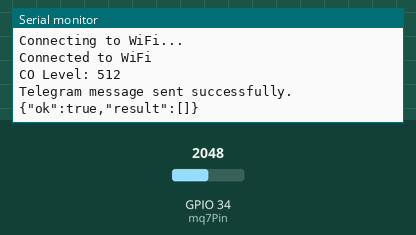
Recording of a sketch running on a simulated ESP32. Shown: the last lines printed to the serial monitor. The inputs (shaded band) are chosen by the test bench; at power-on: GPIO 34 (mq7Pin) = 2048. WiFi joins after 1.5 s; servers stay silent unless stated; web services answer with replies made up by the test bench.

Above: at 3.2 s.
3.3 s: GPIO 34 (mq7Pin) set to 2866
At 7.36 s:
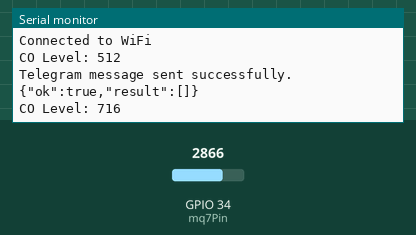
9.1 s: GPIO 34 (mq7Pin) set to 3603
At 13.0 s:
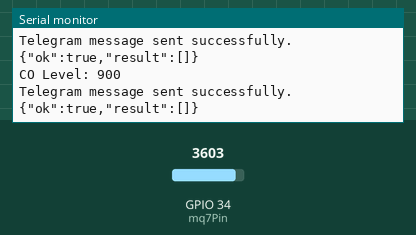
Timing chart, 0 to 14.5 s (numbered marks = the images above; inputs shaded):
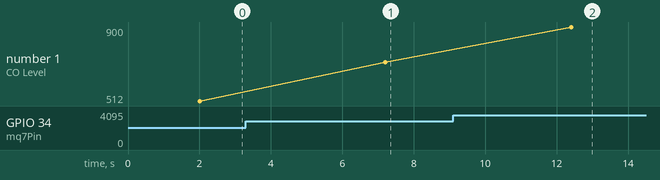

Measured:
- after the input at 3.3 s, the serial monitor: prints a new line after 3.9 s (image 1)
- after the input at 9.1 s, the serial monitor: prints a new line after 3.3 s (image 2)
- plotted number 1: 512 → 716 after the input at 3.3 s, 716 → 900 after the input at 9.1 s

The sketch:

michael_project_telegram.ino
```cpp
#include <WiFi.h>
#include <HTTPClient.h>

// WiFi credentials
const char* ssid = "Repent! Jesus loves you";
const char* password = "Jesussaves.";

// Telegram bot token and chat ID
const String botToken = "7431523597:AAEYplwLRL_LDJ0Judm-UNNzHTooiC53H0g"; // Replace with your Telegram bot token
const String chatId = "5755481750";

// MQ7 sensor pin
const int mq7Pin = 34; // Analog pin for MQ7 sensor
const int threshold = 100; // Set your CO level threshold here

void setup() {
  Serial.begin(115200);

  // Connect to WiFi
  WiFi.begin(ssid, password);
  while (WiFi.status() != WL_CONNECTED) {
    delay(1000);
    Serial.println("Connecting to WiFi...");
  }
  Serial.println("Connected to WiFi");
}

void loop() {
  // Read CO level from MQ7 sensor
  int coLevel = analogRead(mq7Pin);
  coLevel = (coLevel*5.0)/20.0;
  Serial.print("CO Level: ");
  Serial.println(coLevel);

  // If CO level exceeds the threshold, send a notification to Telegram
  if (coLevel > threshold) {
    sendTelegramMessage(coLevel);
  }

  delay(5000); // Adjust as needed
}

void sendTelegramMessage(int coLevel) {
  if (WiFi.status() == WL_CONNECTED) {
    HTTPClient http;

    String message = "Warning! High CO level detected: " + String(coLevel);
    message.replace(" ", "%20"); // URL-encode the message (replace spaces with %20)

    String url = "https://api.telegram.org/bot" + botToken + "/sendMessage?chat_id=" + chatId + "&text=" + message;

    http.begin(url);
    int httpResponseCode = http.GET();

    if (httpResponseCode > 0) {
      String response = http.getString();
      Serial.println("Telegram message sent successfully.");
      Serial.println(response);
    } else {
      Serial.println("Error sending Telegram message");
    }

    http.end();
  } else {
    Serial.println("Error: Not connected to WiFi");
  }
}
```
